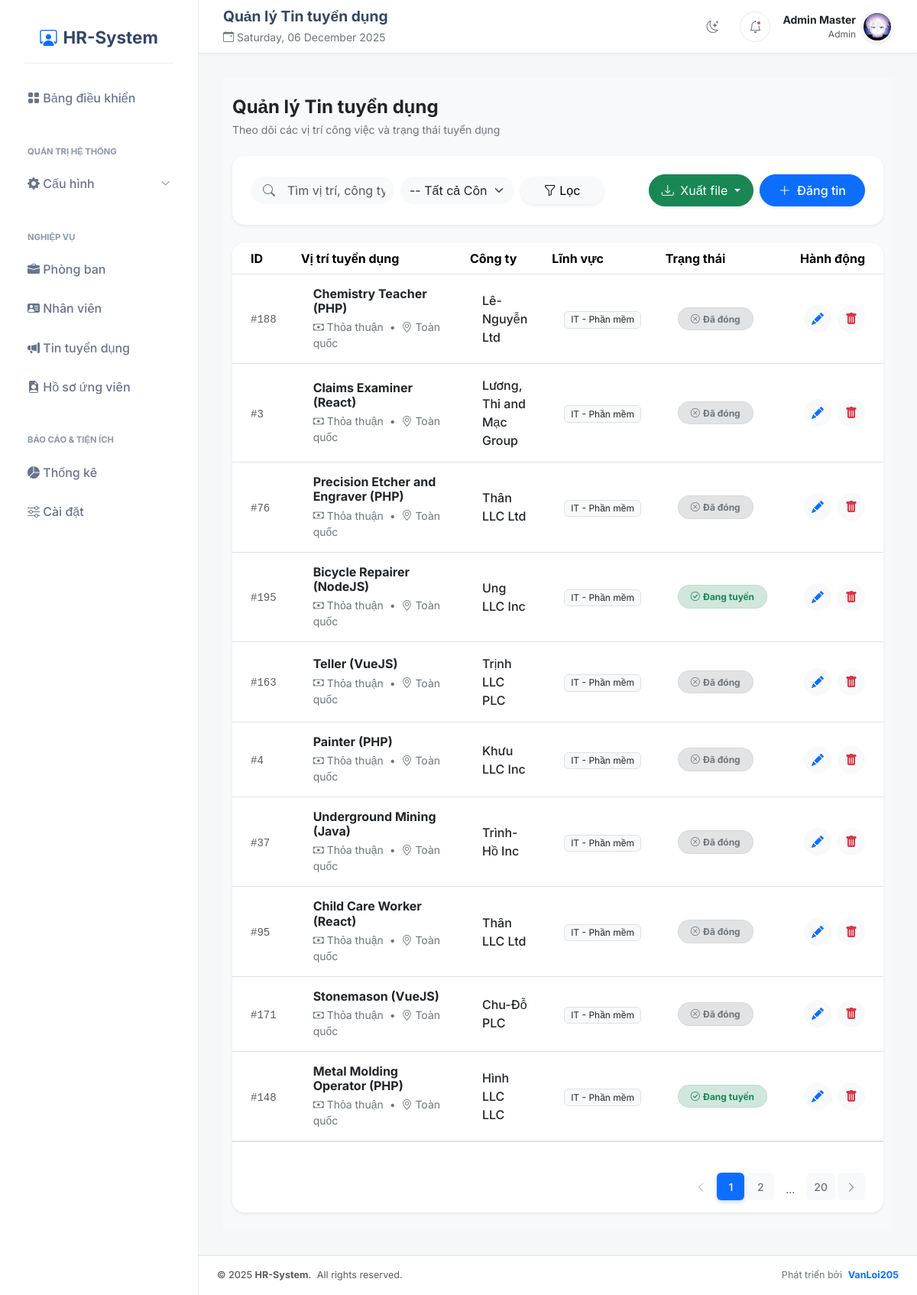
Screenshot of /public/positions (signed in) with the database file from the repository.
### tables this page shows
CREATE TABLE `positions` (
  `id` int unsigned NOT NULL AUTO_INCREMENT,
  `recruiter_id` int unsigned NOT NULL,
  `field_id` int unsigned NOT NULL,
  `salary_range` varchar(100) DEFAULT NULL,
  `location` varchar(255) DEFAULT NULL,
  `created_by_user_id` int unsigned DEFAULT NULL,
  `title` varchar(255) NOT NULL,
  `description` text NOT NULL,
  `requirements` text NOT NULL,
  `status` enum('open','closed') NOT NULL DEFAULT 'open',
  `created_at` timestamp NOT NULL DEFAULT CURRENT_TIMESTAMP,
  PRIMARY KEY (`id`),
  KEY `fk_positions_recruiter_id` (`recruiter_id`),
  KEY `fk_positions_field_id` (`field_id`),
  KEY `fk_positions_user_id` (`created_by_user_id`),
  CONSTRAINT `fk_positions_field_id` FOREIGN KEY (`field_id`) REFERENCES `fields` (`id`) ON DELETE RESTRICT ON UPDATE CASCADE,
  CONSTRAINT `fk_positions_recruiter_id` FOREIGN KEY (`recruiter_id`) REFERENCES `recruiters` (`id`) ON DELETE RESTRICT ON UPDATE CASCADE,
  CONSTRAINT `fk_positions_user_id` FOREIGN KEY (`created_by_user_id`) REFERENCES `users` (`id`) ON DELETE SET NULL ON UPDATE CASCADE
);

CREATE TABLE `recruiters` (
  `id` int unsigned NOT NULL AUTO_INCREMENT,
  `company_name` varchar(255) NOT NULL,
  `contact_person` varchar(100) DEFAULT NULL,
  `email` varchar(100) DEFAULT NULL,
  `phone` varchar(20) DEFAULT NULL,
  `address` text,
  `created_at` timestamp NOT NULL DEFAULT CURRENT_TIMESTAMP,
  `status` tinyint DEFAULT '1',
  PRIMARY KEY (`id`)
);

CREATE TABLE `fields` (
  `id` int unsigned NOT NULL AUTO_INCREMENT,
  `field_name` varchar(100) NOT NULL,
  `description` text,
  `created_at` timestamp NOT NULL DEFAULT CURRENT_TIMESTAMP,
  PRIMARY KEY (`id`),
  UNIQUE KEY `field_name_unique` (`field_name`)
);

### views/positions/index.view.php (the view, shortened to what the rows shown need)
<div class="container-fluid py-4 bg-light">
    <div class="row align-items-center mb-4">
        <div class="col-md-6">
            <h4 class="fw-bold text-dark mb-1">Quản lý Tin tuyển dụng</h4>
            <p class="text-secondary small mb-0">Theo dõi các vị trí công việc và trạng thái tuyển dụng</p>
        </div>
    </div>
    <div class="card border-0 shadow-sm rounded-4 mb-4">
        <div class="card-body p-4">
            <div class="row g-3 align-items-center justify-content-between">
                <div class="col-lg-7">
                    <form action="<?php echo BASE_URL; ?>/positions" method="GET" class="row g-2">
                        <div class="col-md-5">
                            <div class="position-relative">
                                <i class="bi bi-search position-absolute top-50 start-0 translate-middle-y ms-3 text-secondary"></i>
                                <input type="text" name="keyword" class="form-control ps-5 rounded-pill bg-light border-0"
                                       placeholder="Tìm vị trí, công ty..."
                                       value="<?php echo isset($keyword) ? e($keyword) : '' ?>">
                            </div>
                        </div>
                        <div class="col-md-4">
                            <select name="recruiter_id" class="form-select rounded-pill bg-light border-0 cursor-pointer">
                                <option value="">-- Tất cả Công ty --</option>
                            </select>
                        </div>
                        <div class="col-md-3">
                            <button type="submit" class="btn btn-light w-100 rounded-pill border-0 shadow-sm">
                                <i class="bi bi-funnel"></i> Lọc
                            </button>
                        </div>
                    </form>
                </div>
                <div class="col-lg-5 text-lg-end">
                    <div class="d-flex gap-2 justify-content-lg-end">
                        <div class="dropdown">
                            <button class="btn btn-success rounded-pill px-3 py-2 shadow-sm dropdown-toggle" type="button" data-bs-toggle="dropdown">
                                <i class="bi bi-download me-1"></i> Xuất file
                            </button>
                        </div>
                        <a href="<?php echo BASE_URL; ?>/positions/create" class="btn btn-primary rounded-pill px-4 py-2 fw-medium shadow-sm">
                            <i class="bi bi-plus-lg me-1"></i> Đăng tin
                        </a>
                    </div>
                </div>
            </div>
        </div>
    </div>
    <div class="card border-0 shadow-sm rounded-4 overflow-hidden">
        <div class="card-body p-0">
            <div class="table-responsive">
                <table class="table table-hover align-middle mb-0 custom-table">
                    <thead class="bg-light border-bottom">
                        <tr>
                            <th class="ps-4" style="width: 50px;">ID</th>
                            <th style="width: 30%;">Vị trí tuyển dụng</th>
                            <th>Công ty</th>
                            <th>Lĩnh vực</th>
                            <th>Trạng thái</th>
                            <th class="pe-4 text-end">Hành động</th>
                        </tr>
                    </thead>
                    <tbody>
                        <?php if (!empty($positions)): ?>
                            <?php foreach ($positions as $pos): ?>
                                <tr class="border-bottom-dashed" id="row-pos-<?php echo $pos['id']; ?>">
                                    <td class="ps-4">
                                        <span class="text-muted small fw-medium font-monospace">#<?php echo e($pos['id']); ?></span>
                                    </td>
                                    <td class="py-3">
                                        <h6 class="mb-1 text-dark fw-bold"><?php echo e($pos['title']); ?></h6>
                                        <div class="small text-secondary">
                                            <i class="bi bi-cash me-1"></i><?php echo e($pos['salary_range'] ?? 'Thỏa thuận'); ?>
                                            <span class="mx-1">•</span>
                                            <i class="bi bi-geo-alt"></i> <?php echo e($pos['location'] ?? 'Toàn quốc'); ?>
                                        </div>
                                    </td>
                                    <td><span class="fw-medium text-dark"><?php echo e($pos['company_name']); ?></span></td>
                                    <td><span class="badge bg-light text-dark border fw-normal"><?php echo e($pos['field_name']); ?></span></td>
                                    <td>
                                        <?php if($pos['status'] === 'open'): ?>
                                            <span class="badge bg-success-subtle text-success px-3 py-2 rounded-pill border border-success border-opacity-10">
                                                <i class="bi bi-check-circle me-1"></i>Đang tuyển
                                            </span>
                                        <?php else: ?>
                                            <span class="badge bg-secondary-subtle text-secondary px-3 py-2 rounded-pill border border-secondary border-opacity-10">
                                                <i class="bi bi-x-circle me-1"></i>Đã đóng
                                            </span>
                                        <?php endif; ?>
                                    </td>
                                    <td class="pe-4 text-end">
                                        <div class="d-flex justify-content-end gap-2">
                                            <a href="<?php echo BASE_URL; ?>/positions/edit?id=<?php echo e($pos['id']); ?>"
                                               class="btn btn-icon btn-light text-primary rounded-circle" data-bs-toggle="tooltip" title="Sửa">
                                                <i class="bi bi-pencil-fill"></i>
                                            </a>
                                            <form action="<?php echo BASE_URL; ?>/positions/delete" method="POST" class="d-inline" onsubmit="return confirm('Bạn có chắc chắn muốn xóa tin này?');">
                                                <button type="submit" class="btn btn-icon btn-light text-danger rounded-circle" data-bs-toggle="tooltip" title="Xóa">
                                                    <i class="bi bi-trash-fill"></i>
                                                </button>
                                            </form>
                                        </div>
                                    </td>
                                </tr>
                            <?php endforeach; ?>
                        <?php else: ?>
                            <tr><td colspan="6" class="text-center py-5 text-muted">Chưa có tin tuyển dụng nào.</td></tr>
                        <?php endif; ?>
                    </tbody>
                </table>
            </div>
            <div class="px-4 py-3 border-top bg-white rounded-bottom-4">
                <?php require BASE_PATH . 'views/partials/pagination.view.php'; ?>
            </div>
        </div>
    </div>
</div>

### src/Core/Router.php (shortened to what the rows shown need)
<?php
class Router
{
    protected array $routes = [];
    public function add(string $method, string $uri, string $controller): void
    {
        $this->routes[] = [
            'method' => $method,
            'uri' => $uri,
            'controller' => $controller,
        ];
    }
    public function dispatch(string $uri, string $method): void
    {
        foreach ($this->routes as $route) {
            if ($route['uri'] === $uri && $route['method'] === strtoupper($method)) {
                list($controller, $action) = explode('@', $route['controller']);
                $controllerInstance = new $controllerClass();
                $controllerInstance->{$action}();
                return;
            }
        }
        throw new RouteNotFoundException("No route found for URI: $uri");
    }
}

### rows the page displays
positions: id "188", title "Chemistry Teacher (PHP)", salary_range "Thỏa thuận", location "Toàn quốc", recruiter.company_name "Lê-Nguyễn Ltd", field.field_name "IT - Phần mềm", status "closed" (drawn)
positions: id "3", title "Claims Examiner (React)", salary_range "Thỏa thuận", location "Toàn quốc", recruiter.company_name "Lương, Thi and Mạc Group", field.field_name "IT - Phần mềm", status "closed" (drawn)
positions: id "76", title "Precision Etcher and Engraver (PHP)", salary_range "Thỏa thuận", location "Toàn quốc", recruiter.company_name "Thân LLC Ltd", field.field_name "IT - Phần mềm", status "closed" (drawn)
positions: id "195", title "Bicycle Repairer (NodeJS)", salary_range "Thỏa thuận", location "Toàn quốc", recruiter.company_name "Ung LLC Inc", field.field_name "IT - Phần mềm", status "open" (drawn)
positions: id "163", title "Teller (VueJS)", salary_range "Thỏa thuận", location "Toàn quốc", recruiter.company_name "Trịnh LLC PLC", field.field_name "IT - Phần mềm", status "closed" (drawn)
positions: id "4", title "Painter (PHP)", salary_range "Thỏa thuận", location "Toàn quốc", recruiter.company_name "Khưu LLC Inc", field.field_name "IT - Phần mềm", status "closed" (drawn)
positions: id "37", title "Underground Mining (Java)", salary_range "Thỏa thuận", location "Toàn quốc", recruiter.company_name "Trình-Hồ Inc", field.field_name "IT - Phần mềm", status "closed" (drawn)
positions: id "95", title "Child Care Worker (React)", salary_range "Thỏa thuận", location "Toàn quốc", recruiter.company_name "Thân LLC Ltd", field.field_name "IT - Phần mềm", status "closed" (drawn)
positions: id "171", title "Stonemason (VueJS)", salary_range "Thỏa thuận", location "Toàn quốc", recruiter.company_name "Chu-Đỗ PLC", field.field_name "IT - Phần mềm", status "closed" (drawn)
positions: id "148", title "Metal Molding Operator (PHP)", salary_range "Thỏa thuận", location "Toàn quốc", recruiter.company_name "Hình LLC LLC", field.field_name "IT - Phần mềm", status "open" (drawn)
